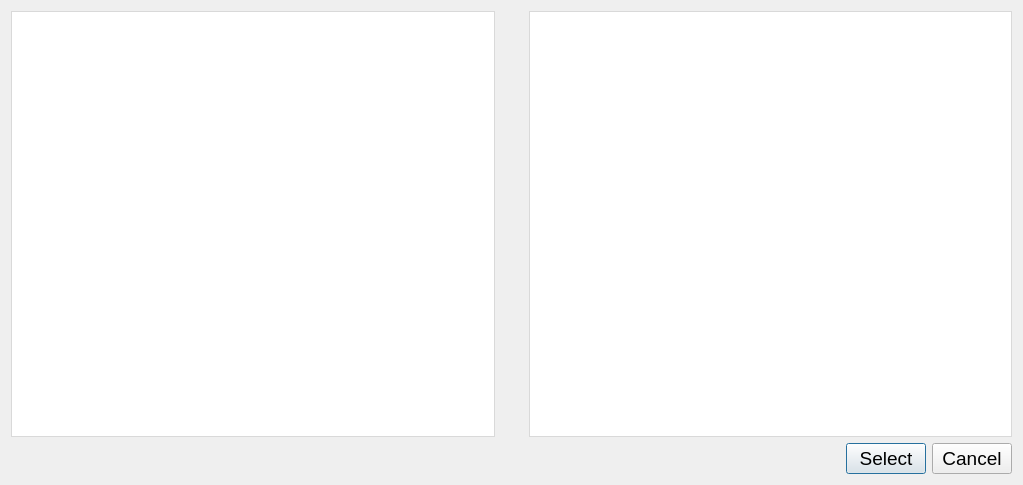
<?xml version="1.0" encoding="UTF-8"?>
<ui version="4.0">
 <class>viewRecipient</class>
 <widget class="QDialog" name="viewRecipient">
  <property name="geometry">
   <rect>
    <x>0</x>
    <y>0</y>
    <width>1023</width>
    <height>485</height>
   </rect>
  </property>
  <property name="windowTitle">
   <string>View Recipient</string>
  </property>
  <layout class="QVBoxLayout" name="verticalLayout">
   <item>
    <layout class="QHBoxLayout" name="horizontalLayout_2">
     <item>
      <widget class="QTableView" name="tableView">
       <property name="styleSheet">
        <string notr="true">QTableView {
    border: 1px solid #d9d9d9;
    background-color: #ffffff;
    padding: 0;
    gridline-color: #d9d9d9;
}

QTableView::item {
    padding: 5px;
    border: none;
}

QTableView::item:selected {
    background-color: #3e7bb6;
    color: #ffffff;
}

QHeaderView::section {
    background-color: #f2f2f2;
    color: #333333;
    padding: 5px;
    font-weight: bold;
    border: none;
    border-right: 1px solid #d9d9d9;
    border-bottom: 1px solid #d9d9d9;
    min-width: 80px;
    min-height: 30px;
}

QHeaderView::section:checked {
    background-color: #3e7bb6;
    color: #ffffff;
}

QHeaderView::section:pressed {
    background-color: #3e7bb6;
    color: #ffffff;
}

QHeaderView::section:first {
    border-top-left-radius: 5px;
}

QHeaderView::section:last {
    border-top-right-radius: 5px;
    border-right: none;
}

QHeaderView::section:middle {
    border-right: none;
}

QTableView::horizontalHeader {
    border-top: 1px solid #d9d9d9;
    border-bottom: 1px solid #d9d9d9;
}

QTableView::verticalHeader {
    border-right: 1px solid #d9d9d9;
}

QHeaderView::section:horizontal {
    background-color: #e2e2e2;
    border-top: 1px solid #9d9d9d;
}

QHeaderView::section:horizontal:pressed {
    background-color: #3e7bb6;
    color: #ffffff;
}
</string>
       </property>
      </widget>
     </item>
     <item>
      <spacer name="horizontalSpacer_2">
       <property name="orientation">
        <enum>Qt::Horizontal</enum>
       </property>
       <property name="sizeType">
        <enum>QSizePolicy::Fixed</enum>
       </property>
       <property name="sizeHint" stdset="0">
        <size>
         <width>28</width>
         <height>20</height>
        </size>
       </property>
      </spacer>
     </item>
     <item>
      <widget class="QTableView" name="tableView_2">
       <property name="styleSheet">
        <string notr="true">QTableView {
    border: 1px solid #d9d9d9;
    background-color: #ffffff;
    padding: 0;
    gridline-color: #d9d9d9;
}

QTableView::item {
    padding: 5px;
    border: none;
}

QTableView::item:selected {
    background-color: #3e7bb6;
    color: #ffffff;
}

QHeaderView::section {
    background-color: #f2f2f2;
    color: #333333;
    padding: 5px;
    font-weight: bold;
    border: none;
    border-right: 1px solid #d9d9d9;
    border-bottom: 1px solid #d9d9d9;
    min-width: 80px;
    min-height: 30px;
}

QHeaderView::section:checked {
    background-color: #3e7bb6;
    color: #ffffff;
}

QHeaderView::section:pressed {
    background-color: #3e7bb6;
    color: #ffffff;
}

QHeaderView::section:first {
    border-top-left-radius: 5px;
}

QHeaderView::section:last {
    border-top-right-radius: 5px;
    border-right: none;
}

QHeaderView::section:middle {
    border-right: none;
}

QTableView::horizontalHeader {
    border-top: 1px solid #d9d9d9;
    border-bottom: 1px solid #d9d9d9;
}

QTableView::verticalHeader {
    border-right: 1px solid #d9d9d9;
}

QHeaderView::section:horizontal {
    background-color: #e2e2e2;
    border-top: 1px solid #9d9d9d;
}

QHeaderView::section:horizontal:pressed {
    background-color: #3e7bb6;
    color: #ffffff;
}
</string>
       </property>
      </widget>
     </item>
    </layout>
   </item>
   <item>
    <layout class="QHBoxLayout" name="horizontalLayout">
     <item>
      <spacer name="horizontalSpacer">
       <property name="orientation">
        <enum>Qt::Horizontal</enum>
       </property>
       <property name="sizeHint" stdset="0">
        <size>
         <width>778</width>
         <height>20</height>
        </size>
       </property>
      </spacer>
     </item>
     <item>
      <widget class="QPushButton" name="pushButton">
       <property name="sizePolicy">
        <sizepolicy hsizetype="Preferred" vsizetype="Fixed">
         <horstretch>0</horstretch>
         <verstretch>0</verstretch>
        </sizepolicy>
       </property>
       <property name="font">
        <font>
         <pointsize>14</pointsize>
        </font>
       </property>
       <property name="text">
        <string>Select</string>
       </property>
      </widget>
     </item>
     <item>
      <widget class="QPushButton" name="pushButton_cancel">
       <property name="sizePolicy">
        <sizepolicy hsizetype="Preferred" vsizetype="Fixed">
         <horstretch>0</horstretch>
         <verstretch>0</verstretch>
        </sizepolicy>
       </property>
       <property name="font">
        <font>
         <pointsize>14</pointsize>
        </font>
       </property>
       <property name="text">
        <string>Cancel</string>
       </property>
      </widget>
     </item>
    </layout>
   </item>
  </layout>
 </widget>
 <resources/>
 <connections/>
</ui>
